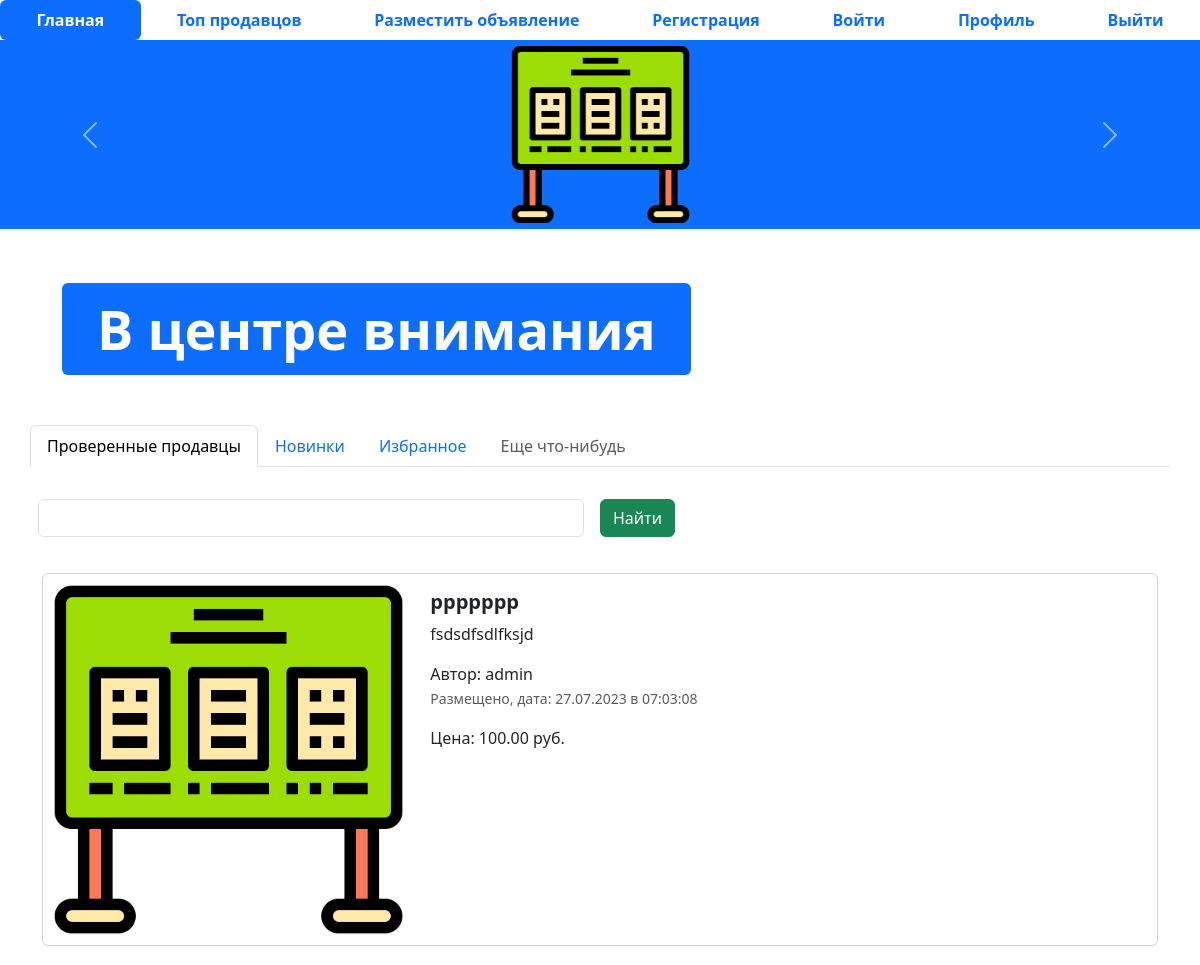
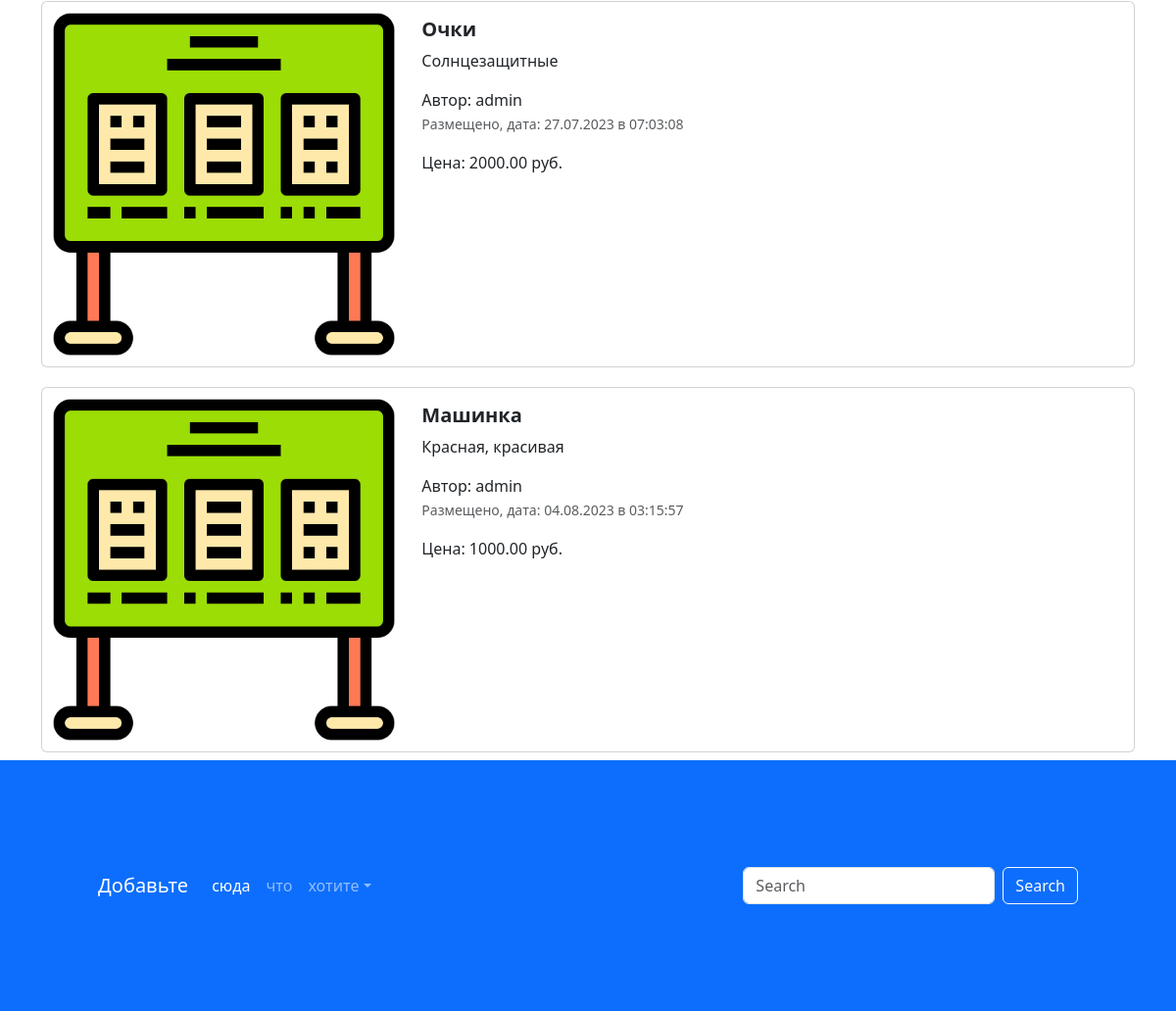
The app's page /, older data (2 pictures, top to bottom).
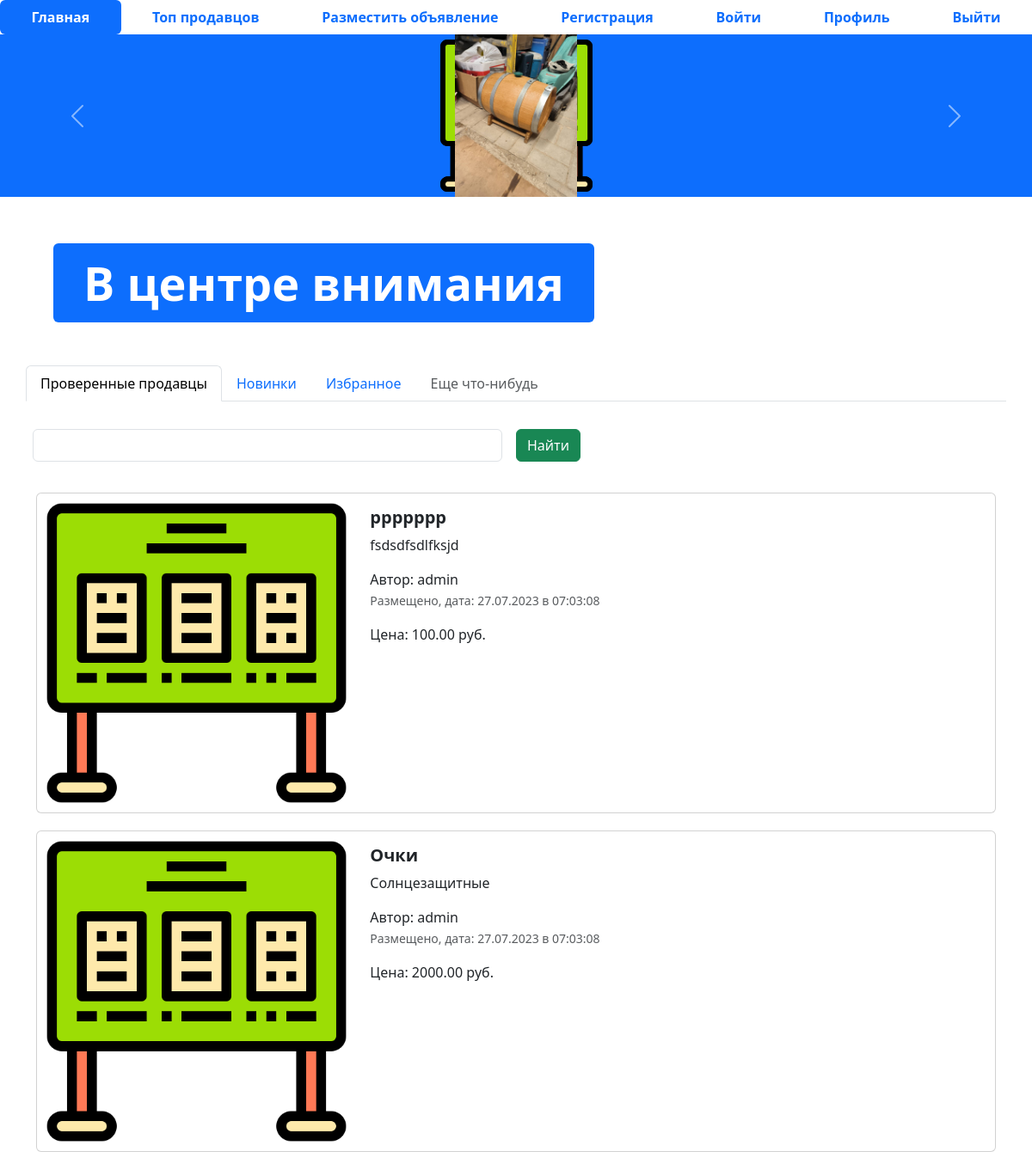
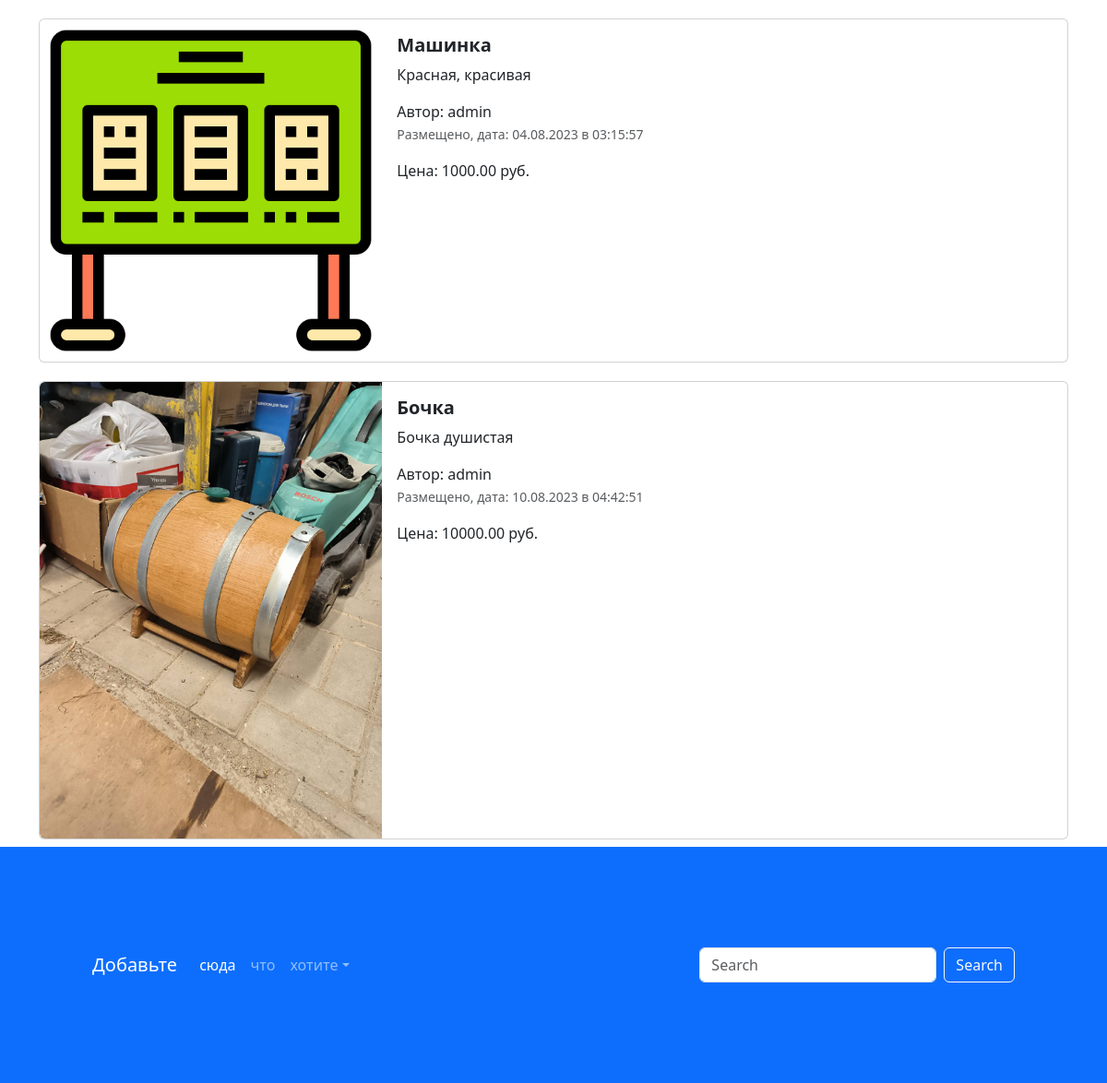
The same page, newer data (2 pictures, top to bottom).
### app_advertisements/models.py (models this page shows, shortened)
class Advertisements(models.Model):
    title = models.CharField("Заголовок", max_length=128)
    description = models.TextField("Описание")
    price = models.DecimalField("Цена", max_digits=17, decimal_places=2)
    auction = models.BooleanField("Торг", help_text="Отметьте, если торг уместен")
    created_at = models.DateTimeField(auto_now_add=True)
    update_at = models.DateTimeField(auto_now=True)
    test_column = models.CharField("test", max_length=100, default='')
    user = models.ForeignKey(User, verbose_name='пользователь', on_delete=models.CASCADE)
    image = models.ImageField('Изображение', upload_to='advertisements/')
    class Meta:
        db_table = "advertisements"
    @admin.display(description='Дата создания')
    def created_date(self):
        from django.utils import timezone
        from django.utils.html import format_html
        if self.created_at.date() == timezone.now().date():
            created_time = self.created_at.time().strftime('%H:%M:%S')
            return format_html(
                '<span style="color: green; font-weight: bold">'
                'Сегодня в {}</span>', created_time
            )
        return self.created_at.strftime('%d.%m.%Y в %H:%M:%S')

### app_advertisements/views.py (the view)
# urls.py: path('', index, name='main-page'),
def index(request):
    advertisements = Advertisements.objects.all()
    context = {'advertisements': advertisements, 'pictures': 'blablabla'}
    return render(request, 'index.html', context)

### templates/index.html (shortened to what the changed rows need)
{%  extends 'base.html' %}
{% load static %}
{% block content %}
<div id="carouselExampleControls" class="carousel slide bg-primary" data-bs-ride="carousel">
  <div class="carousel-inner">
    {% for adv in advertisements %}
    <div class="carousel-item active">
      <img src="{% if adv.image %} {{ adv.image.url }} {% else %} {% static 'img/adv.png' %} {% endif %}" height="189" class="mx-auto d-block w-33"  alt="...">
    </div>
    {% endfor %}
  </div>
</div>
<div class="container">
  <div class="col">
    {% for adv in advertisements %}
    <div class="card mb-2" style="max-width: 1200px; margin-top: 20px;">
      <div class="row g-0">
        <div class="col-md-4">
          <a href="{% url 'advertisement' %}?id={{ adv.id }}" class="nav-link">
            <img src="{% if adv.image %} {{ adv.image.url }} {% else %} {% static 'img/adv.png' %} {% endif %}" class="img-fluid rounded-start" alt="Card title">
          </a>
        </div>
        <div class="col-md-8">
          <div class="card-body">
            <h5 class="card-title">
              <a href="advertisement.html" class="nav-link"><strong>{{ adv.title }}</strong></a>
            </h5>
            <a href="advertisement.html" class="nav-link">
              <p class="card-text">
                {{ adv.description }}
              </p>
              <span>Автор: {{ adv.user }}</span>
              <p class="card-text"><small class="text-muted">Размещено, дата: {{ adv.created_date }}</small></p>
              <span>Цена: {{ adv.price }} руб.</span>
            </a>
          </div>
        </div>
      </div>
    </div>
    {% endfor %}
  </div>
</div>
{% endblock %}

Row changes from the older to the newer data that the page shows:
added Advertisements: image (picture), title "Бочка", description "Бочка душистая", user "admin", created_date "10.08.2023 в 04:42:51", price "10000.00"
